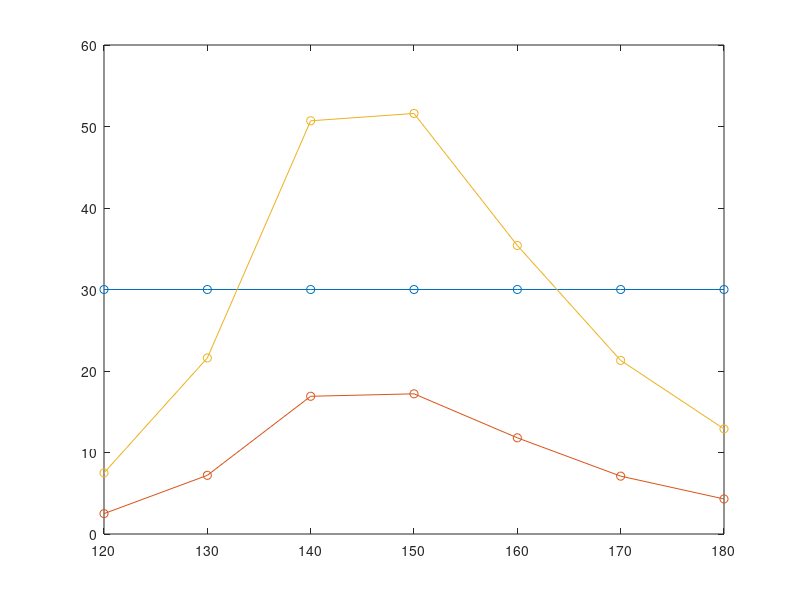
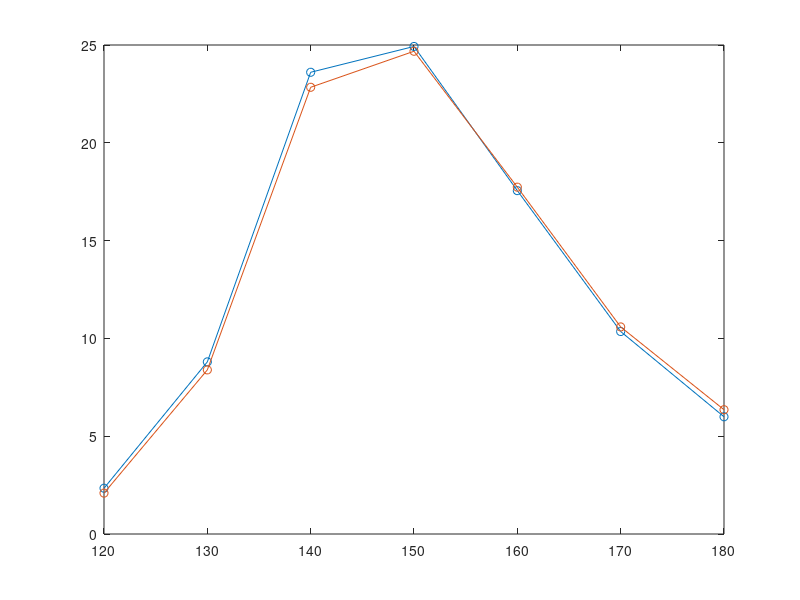
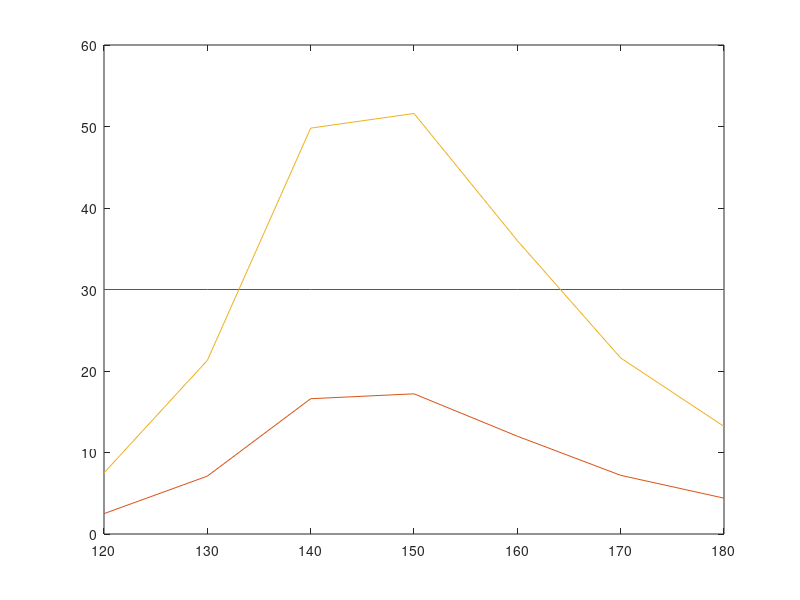
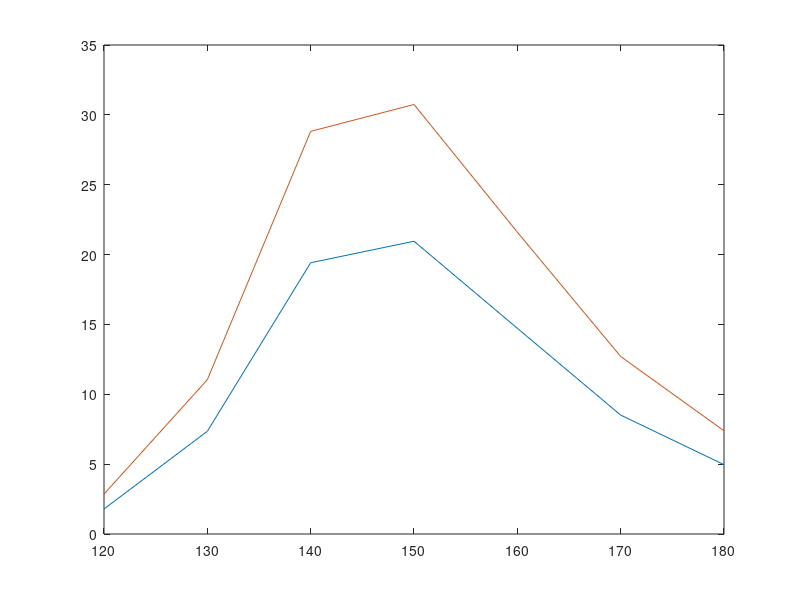

Write MATLAB code to recreate these figures, in order.
%% Inductance Matrix
%  Lp   Mp1s1  Mp1s2
%  ---  Ls1    Ms1s2
%  ---  ---    Ls2
% Equal Inductance
L_equal =[84e-6, 183.3e-6,183e-6; ...
    183.3e-6, 67.3e-6, 67.3e-6+66.8e-6 ;... 
    183e-6,     67.3e-6+66.8e-6,66.8e-6];

M_equal= [L_equal(1,1), (L_equal(1,2)-L_equal(1,1)-L_equal(2,2))/2 ,(L_equal(1,3)-L_equal(1,1)-L_equal(3,3))/2 ;...
           NaN,     L_equal(2,2), NaN ; ...
           NaN,   NaN,   L_equal(3,3)] 
       
% Unbalance Inductance
L_unequal =[84e-6, 180.2e-6,186.8e-6; ...
    180.2e-6, 67.4e-6, 67.3e-6+67.4e-6 ;... 
    186.8e-6,     67.3e-6+67.4e-6,67.4e-6];

M_unequal= [L_unequal(1,1), (L_unequal(1,2)-L_unequal(1,1)-L_unequal(2,2))/2 ,(L_unequal(1,3)-L_unequal(1,1)-L_unequal(3,3))/2 ;...
           NaN,     L_equal(2,2), NaN ; ...
           NaN,   NaN,   L_equal(3,3)] 

%% Seperate Loads
f= [120,130,140,150,160,170,180];
Vin=[30,30,30,30,30,30,30];
Iin=[0.25,0.72,1.69,1.72,1.18,0.71,0.43 ];

module_1_current=[26,50,81.4,82.7,70.5,54.2,40.5];
module_1_voltage=[9,17.6,29,30.14,24.9,19.1,14.8];

module_2_current=[22,45.5,75.5,78.6,68.2,53.2,41];
module_2_voltage=[9.5,18.44,30.25,31.4,26,19.9,15.5];
%%
figure();
plot(f,Vin,'-o',f,Iin*10,'-o',f,Vin.*Iin,'-o');

module_1_power= (module_1_current.*module_1_voltage)/100;
module_2_power= (module_2_current.*module_2_voltage)/100;
%%
figure()
plot(f,module_1_power,'-o');
hold on;
plot(f,module_2_power,'-o');

%%  Unequal 
f= [120,130,140,150,160,170,180];
Vin=[30,30,30,30,30,30,30];
Iin=[0.25,0.71,1.66,1.72,1.2,0.72,0.44 ];

module_1_current=[22,46.3,74.3,76.2,64.5,48.5,36.5];
module_2_current=[28,56,89.5,91.5,77.3,59.2,44.5];

module_1_voltage=[8.14,15.88,26.13,27.5,22.83,17.55,13.6];
module_2_voltage=[10.2,19.72,32.2,33.6,27.95,21.46,16.6];

figure();
plot(f,Vin,f,Iin*10,f,Vin.*Iin);

module_1_power= (module_1_current.*module_1_voltage)/100;
module_2_power= (module_2_current.*module_2_voltage)/100;

figure()
plot(f,module_1_power);
hold on;
plot(f,module_2_power);
hold on;
% plot(f,100*module_1_power./module_2_power);

      
